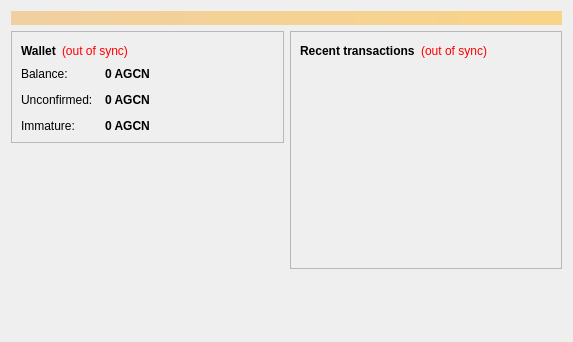
<?xml version="1.0" encoding="UTF-8"?>
<ui version="4.0">
 <class>OverviewPage</class>
 <widget class="QWidget" name="OverviewPage">
  <property name="geometry">
   <rect>
    <x>0</x>
    <y>0</y>
    <width>573</width>
    <height>342</height>
   </rect>
  </property>
  <property name="windowTitle">
   <string>Form</string>
  </property>
  <layout class="QVBoxLayout" name="topLayout">
   <item>
    <widget class="QLabel" name="labelAlerts">
     <property name="visible">
      <bool>false</bool>
     </property>
     <property name="styleSheet">
      <string notr="true">background-color: qlineargradient(x1: 0, y1: 0, x2: 1, y2: 0, stop:0 #F0D0A0, stop:1 #F8D488); color:#000000;</string>
     </property>
     <property name="wordWrap">
      <bool>true</bool>
     </property>
     <property name="margin">
      <number>3</number>
     </property>
    </widget>
   </item>
   <item>
    <layout class="QHBoxLayout" name="horizontalLayout" stretch="1,1">
     <item>
      <layout class="QVBoxLayout" name="verticalLayout_2">
       <item>
        <widget class="QFrame" name="frame">
         <property name="frameShape">
          <enum>QFrame::StyledPanel</enum>
         </property>
         <property name="frameShadow">
          <enum>QFrame::Raised</enum>
         </property>
         <layout class="QVBoxLayout" name="verticalLayout_4">
          <item>
           <layout class="QHBoxLayout" name="horizontalLayout_4">
            <item>
             <widget class="QLabel" name="label_5">
              <property name="font">
               <font>
                <weight>75</weight>
                <bold>true</bold>
               </font>
              </property>
              <property name="text">
               <string>Wallet</string>
              </property>
             </widget>
            </item>
            <item>
             <widget class="QLabel" name="labelWalletStatus">
              <property name="toolTip">
               <string>The displayed information may be out of date. Your wallet automatically synchronizes with the Agecoin network after a connection is established, but this process has not completed yet.</string>
              </property>
              <property name="styleSheet">
               <string notr="true">QLabel { color: red; }</string>
              </property>
              <property name="text">
               <string notr="true">(out of sync)</string>
              </property>
              <property name="alignment">
               <set>Qt::AlignLeading|Qt::AlignLeft|Qt::AlignVCenter</set>
              </property>
             </widget>
            </item>
            <item>
             <spacer name="horizontalSpacer_2">
              <property name="orientation">
               <enum>Qt::Horizontal</enum>
              </property>
              <property name="sizeHint" stdset="0">
               <size>
                <width>40</width>
                <height>20</height>
               </size>
              </property>
             </spacer>
            </item>
           </layout>
          </item>
          <item>
           <layout class="QFormLayout" name="formLayout_2">
            <property name="fieldGrowthPolicy">
             <enum>QFormLayout::AllNonFixedFieldsGrow</enum>
            </property>
            <property name="horizontalSpacing">
             <number>12</number>
            </property>
            <property name="verticalSpacing">
             <number>12</number>
            </property>
            <item row="0" column="0">
             <widget class="QLabel" name="label">
              <property name="text">
               <string>Balance:</string>
              </property>
             </widget>
            </item>
            <item row="0" column="1">
             <widget class="QLabel" name="labelBalance">
              <property name="font">
               <font>
                <weight>75</weight>
                <bold>true</bold>
               </font>
              </property>
              <property name="cursor">
               <cursorShape>IBeamCursor</cursorShape>
              </property>
              <property name="toolTip">
               <string>Your current balance</string>
              </property>
              <property name="text">
               <string notr="true">0 AGCN</string>
              </property>
              <property name="textInteractionFlags">
               <set>Qt::LinksAccessibleByMouse|Qt::TextSelectableByKeyboard|Qt::TextSelectableByMouse</set>
              </property>
             </widget>
            </item>
            <item row="1" column="0">
             <widget class="QLabel" name="label_3">
              <property name="text">
               <string>Unconfirmed:</string>
              </property>
             </widget>
            </item>
            <item row="1" column="1">
             <widget class="QLabel" name="labelUnconfirmed">
              <property name="font">
               <font>
                <weight>75</weight>
                <bold>true</bold>
               </font>
              </property>
              <property name="cursor">
               <cursorShape>IBeamCursor</cursorShape>
              </property>
              <property name="toolTip">
               <string>Total of transactions that have yet to be confirmed, and do not yet count toward the current balance</string>
              </property>
              <property name="text">
               <string notr="true">0 AGCN</string>
              </property>
              <property name="textInteractionFlags">
               <set>Qt::LinksAccessibleByMouse|Qt::TextSelectableByKeyboard|Qt::TextSelectableByMouse</set>
              </property>
             </widget>
            </item>
            <item row="2" column="0">
             <widget class="QLabel" name="labelImmatureText">
              <property name="text">
               <string>Immature:</string>
              </property>
             </widget>
            </item>
            <item row="2" column="1">
             <widget class="QLabel" name="labelImmature">
              <property name="font">
               <font>
                <weight>75</weight>
                <bold>true</bold>
               </font>
              </property>
              <property name="toolTip">
               <string>Mined balance that has not yet matured</string>
              </property>
              <property name="text">
               <string notr="true">0 AGCN</string>
              </property>
              <property name="textInteractionFlags">
               <set>Qt::LinksAccessibleByMouse|Qt::TextSelectableByKeyboard|Qt::TextSelectableByMouse</set>
              </property>
             </widget>
            </item>
           </layout>
          </item>
         </layout>
        </widget>
       </item>
       <item>
        <spacer name="verticalSpacer">
         <property name="orientation">
          <enum>Qt::Vertical</enum>
         </property>
         <property name="sizeHint" stdset="0">
          <size>
           <width>20</width>
           <height>40</height>
          </size>
         </property>
        </spacer>
       </item>
      </layout>
     </item>
     <item>
      <layout class="QVBoxLayout" name="verticalLayout_3">
       <item>
        <widget class="QFrame" name="frame_2">
         <property name="frameShape">
          <enum>QFrame::StyledPanel</enum>
         </property>
         <property name="frameShadow">
          <enum>QFrame::Raised</enum>
         </property>
         <layout class="QVBoxLayout" name="verticalLayout">
          <item>
           <layout class="QHBoxLayout" name="horizontalLayout_2">
            <item>
             <widget class="QLabel" name="label_4">
              <property name="text">
               <string>&lt;b&gt;Recent transactions&lt;/b&gt;</string>
              </property>
             </widget>
            </item>
            <item>
             <widget class="QLabel" name="labelTransactionsStatus">
              <property name="toolTip">
               <string>The displayed information may be out of date. Your wallet automatically synchronizes with the Agecoin network after a connection is established, but this process has not completed yet.</string>
              </property>
              <property name="styleSheet">
               <string notr="true">QLabel { color: red; }</string>
              </property>
              <property name="text">
               <string notr="true">(out of sync)</string>
              </property>
              <property name="alignment">
               <set>Qt::AlignRight|Qt::AlignTrailing|Qt::AlignVCenter</set>
              </property>
             </widget>
            </item>
            <item>
             <spacer name="horizontalSpacer">
              <property name="orientation">
               <enum>Qt::Horizontal</enum>
              </property>
              <property name="sizeHint" stdset="0">
               <size>
                <width>40</width>
                <height>20</height>
               </size>
              </property>
             </spacer>
            </item>
           </layout>
          </item>
          <item>
           <widget class="QListView" name="listTransactions">
            <property name="styleSheet">
             <string notr="true">QListView { background: transparent; }</string>
            </property>
            <property name="frameShape">
             <enum>QFrame::NoFrame</enum>
            </property>
            <property name="verticalScrollBarPolicy">
             <enum>Qt::ScrollBarAlwaysOff</enum>
            </property>
            <property name="horizontalScrollBarPolicy">
             <enum>Qt::ScrollBarAlwaysOff</enum>
            </property>
            <property name="selectionMode">
             <enum>QAbstractItemView::NoSelection</enum>
            </property>
           </widget>
          </item>
         </layout>
        </widget>
       </item>
       <item>
        <spacer name="verticalSpacer_2">
         <property name="orientation">
          <enum>Qt::Vertical</enum>
         </property>
         <property name="sizeHint" stdset="0">
          <size>
           <width>20</width>
           <height>40</height>
          </size>
         </property>
        </spacer>
       </item>
      </layout>
     </item>
    </layout>
   </item>
  </layout>
 </widget>
 <resources/>
 <connections/>
</ui>
